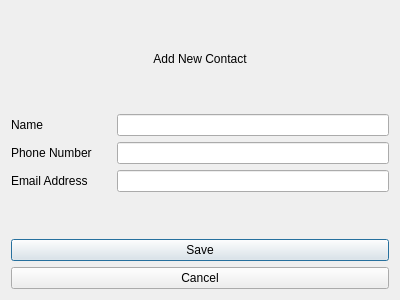
<?xml version="1.0" encoding="UTF-8"?>
<ui version="4.0">
 <class>NewContact</class>
 <widget class="QDialog" name="NewContact">
  <property name="geometry">
   <rect>
    <x>0</x>
    <y>0</y>
    <width>400</width>
    <height>300</height>
   </rect>
  </property>
  <property name="maximumSize">
   <size>
    <width>400</width>
    <height>300</height>
   </size>
  </property>
  <property name="windowTitle">
   <string>New Contact</string>
  </property>
  <property name="windowIcon">
   <iconset resource="resources.qrc">
    <normaloff>:/img/icon.png</normaloff>:/img/icon.png</iconset>
  </property>
  <layout class="QVBoxLayout" name="verticalLayout_2">
   <item>
    <spacer name="verticalSpacer_2">
     <property name="orientation">
      <enum>Qt::Vertical</enum>
     </property>
     <property name="sizeHint" stdset="0">
      <size>
       <width>20</width>
       <height>40</height>
      </size>
     </property>
    </spacer>
   </item>
   <item>
    <widget class="QLabel" name="label_4">
     <property name="styleSheet">
      <string notr="true">font: 75 24pt &quot;MS Shell Dlg 2&quot;;</string>
     </property>
     <property name="text">
      <string>Add New Contact</string>
     </property>
     <property name="alignment">
      <set>Qt::AlignCenter</set>
     </property>
    </widget>
   </item>
   <item>
    <spacer name="verticalSpacer">
     <property name="orientation">
      <enum>Qt::Vertical</enum>
     </property>
     <property name="sizeHint" stdset="0">
      <size>
       <width>20</width>
       <height>40</height>
      </size>
     </property>
    </spacer>
   </item>
   <item>
    <layout class="QVBoxLayout" name="verticalLayout">
     <item>
      <layout class="QFormLayout" name="formLayout">
       <item row="0" column="0">
        <widget class="QLabel" name="name_label">
         <property name="text">
          <string>Name</string>
         </property>
        </widget>
       </item>
       <item row="0" column="1">
        <widget class="QLineEdit" name="name_edit">
         <property name="maxLength">
          <number>20</number>
         </property>
        </widget>
       </item>
       <item row="1" column="0">
        <widget class="QLabel" name="phone_label">
         <property name="text">
          <string>Phone Number</string>
         </property>
        </widget>
       </item>
       <item row="1" column="1">
        <widget class="QLineEdit" name="phone_edit">
         <property name="maxLength">
          <number>14</number>
         </property>
        </widget>
       </item>
       <item row="2" column="0">
        <widget class="QLabel" name="email_label">
         <property name="text">
          <string>Email Address       </string>
         </property>
        </widget>
       </item>
       <item row="2" column="1">
        <widget class="QLineEdit" name="email_edit"/>
       </item>
      </layout>
     </item>
    </layout>
   </item>
   <item>
    <spacer name="verticalSpacer_3">
     <property name="orientation">
      <enum>Qt::Vertical</enum>
     </property>
     <property name="sizeHint" stdset="0">
      <size>
       <width>20</width>
       <height>40</height>
      </size>
     </property>
    </spacer>
   </item>
   <item>
    <widget class="QPushButton" name="save_button">
     <property name="text">
      <string>Save</string>
     </property>
    </widget>
   </item>
   <item>
    <widget class="QPushButton" name="cancel_button">
     <property name="text">
      <string>Cancel</string>
     </property>
    </widget>
   </item>
  </layout>
 </widget>
 <resources>
  <include location="resources.qrc"/>
 </resources>
 <connections/>
</ui>
